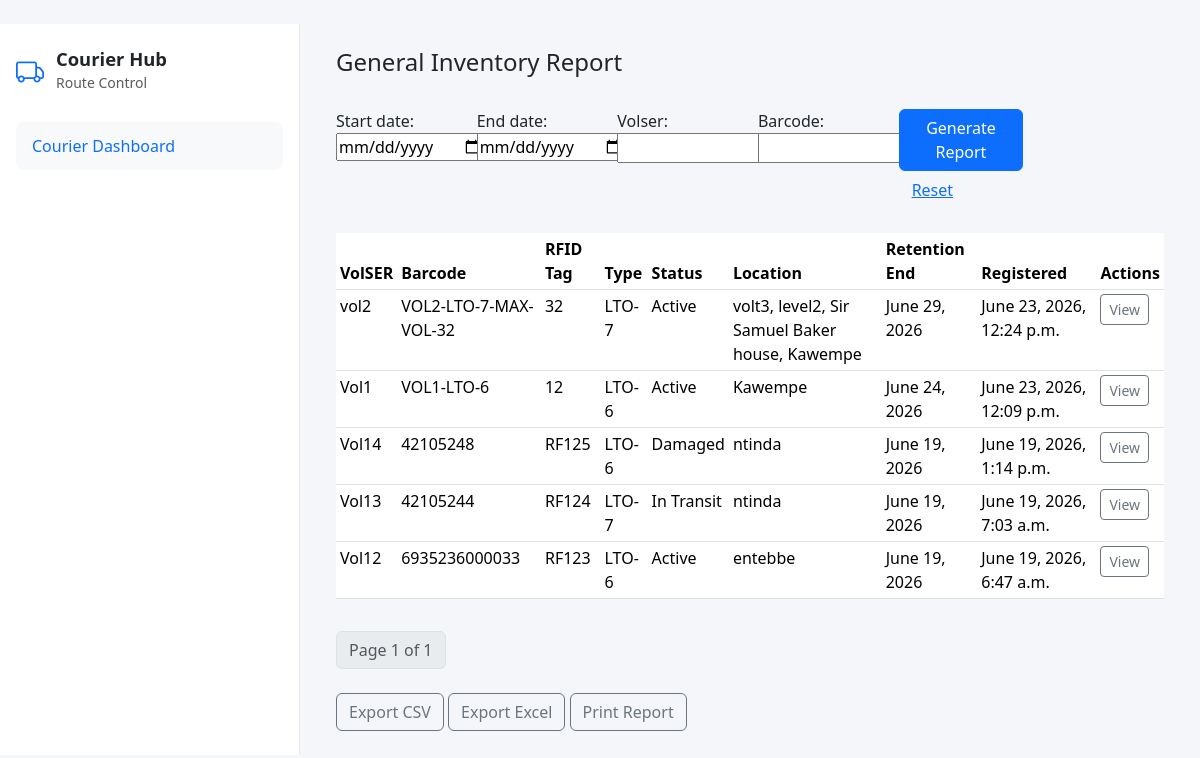
Page /reports/general/ (signed in) on the earlier database version.
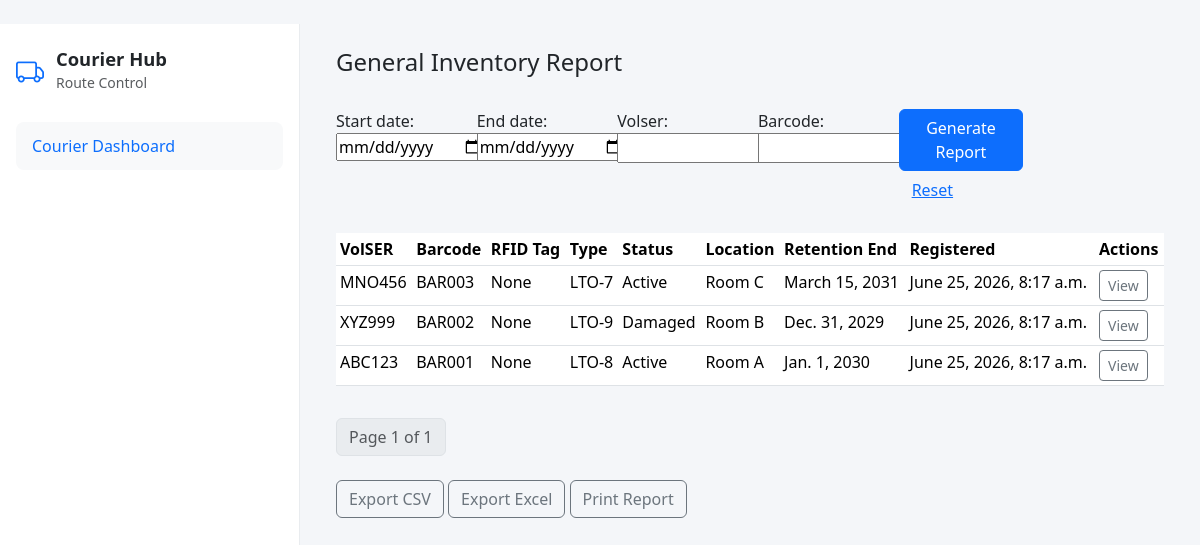
Same page on the later database version.
### inventory/models.py (models this page shows, shortened)
class Tape(models.Model):
    id = models.UUIDField(primary_key=True, default=uuid.uuid4, editable=False)
    TAPE_TYPE_CHOICES = [
        ('LTO-6', 'LTO-6'),
        ('LTO-7', 'LTO-7'),
        ('LTO-8', 'LTO-8'),
        ('LTO-9', 'LTO-9'),
    ]
    STATUS_CHOICES = [
        ('Active', 'Active'),
        ('Retained', 'Retained'),
        ('Off-Site', 'Off-Site'),
        ('In Transit', 'In Transit'),
        ('Scratch Eligible', 'Scratch Eligible'),
        ('Damaged', 'Damaged'),
        ('Missing', 'Missing'),
    ]
    volser = models.CharField(max_length=100, unique=True)
    barcode = models.CharField(max_length=100, unique=True)
    rfid_tag = models.CharField(max_length=100, blank=True, null=True)
    tape_type = models.CharField(max_length=10, choices=TAPE_TYPE_CHOICES)
    manufacturer = models.CharField(max_length=150, blank=True)
    status = models.CharField(max_length=20, choices=STATUS_CHOICES, default='Active')
    current_location = models.CharField(max_length=200, blank=True)
    retention_end_date = models.DateField()
    legal_hold = models.BooleanField(default=False)
    audit_hold = models.BooleanField(default=False)
    remarks = models.TextField(blank=True)
    date_registered = models.DateTimeField(auto_now_add=True)
    class Meta:
        ordering = ['-date_registered']

### inventory/reports_views.py (the view, shortened to what this page needs)
# urls.py: path('general/', views.general_report, name='general-report'),
@login_required
@user_passes_test(user_is_report_viewer)
def general_report(request):
    form = ReportFilterForm(request.GET or None)
    qs = Tape.objects.all().order_by('-date_registered')
    paginator = Paginator(qs, 25)
    page = request.GET.get('page')
    page_obj = paginator.get_page(page)
    if 'generate' in request.GET:
        ReportLog.objects.create(name='General Inventory Report', generated_by=request.user, filters=request.GET.dict())
    context = {
        'form': form,
        'page_obj': page_obj,
        'total_records': qs.count(),
        'generated_by': request.user,
        'generated_at': timezone.now(),
        'date_range': (form.cleaned_data.get('start_date'), form.cleaned_data.get('end_date')) if form.is_valid() else (None, None),
    }
    return render(request, 'general_report.html', context)

### inventory/reports_forms.py (shortened to what this page needs)
class ReportFilterForm(forms.Form):
    start_date = forms.DateField(required=False, widget=forms.DateInput(attrs={'type': 'date'}))
    end_date = forms.DateField(required=False, widget=forms.DateInput(attrs={'type': 'date'}))
    volser = forms.CharField(required=False)
    barcode = forms.CharField(required=False)
    status = forms.ChoiceField(required=False, choices=STATUS_CHOICES)
    location = forms.CharField(required=False)
    custodian = forms.CharField(required=False)
    shipment_id = forms.CharField(required=False)
    shipment_status = forms.CharField(required=False)
    legal_hold = forms.NullBooleanField(required=False)
    audit_hold = forms.NullBooleanField(required=False)
    tape_type = forms.ChoiceField(required=False, choices=TAPE_TYPE_CHOICES)
    min_retention_days = forms.IntegerField(required=False, min_value=0)

### inventory/reports_views.py (called while the page is built)
def user_is_report_viewer(user):
    return user.is_authenticated

### inventory/templates/general_report.html (shortened to what this page needs)
{% extends "base.html" %}
{% load static %}
{% block content %}
<div class="container-fluid p-4">
    <h4>General Inventory Report</h4>
    <form method="get" class="row g-3 mt-3">
        <div class="col-md-2">
            {{ form.start_date.label_tag }}
            {{ form.start_date }}
        </div>
        <div class="col-md-2">
            {{ form.end_date.label_tag }}
            {{ form.end_date }}
        </div>
        <div class="col-md-2">
            {{ form.volser.label_tag }}
            {{ form.volser }}
        </div>
        <div class="col-md-2">
            {{ form.barcode.label_tag }}
            {{ form.barcode }}
        </div>
        <div class="col-md-2 align-self-end">
            <button class="btn btn-primary" type="submit" name="generate">Generate Report</button>
            <a href="{% url 'general-report' %}" class="btn btn-link">Reset</a>
        </div>
    </form>
    <div class="mt-4">
        <div class="table-responsive">
            <table class="table table-hover table-sm">
                <thead>
                    <tr>
                        <th>VolSER</th>
                        <th>Barcode</th>
                        <th>RFID Tag</th>
                        <th>Type</th>
                        <th>Status</th>
                        <th>Location</th>
                        <th>Retention End</th>
                        <th>Registered</th>
                        <th>Actions</th>
                    </tr>
                </thead>
                <tbody>
                    {% for tape in page_obj.object_list %}
                        <tr>
                            <td>{{ tape.volser }}</td>
                            <td>{{ tape.barcode }}</td>
                            <td>{{ tape.rfid_tag }}</td>
                            <td>{{ tape.tape_type }}</td>
                            <td>{{ tape.status }}</td>
                            <td>{{ tape.current_location }}</td>
                            <td>{{ tape.retention_end_date }}</td>
                            <td>{{ tape.date_registered }}</td>
                            <td>
                                <a href="{% url 'report-detail' tape.id %}" class="btn btn-sm btn-outline-secondary">View</a>
                            </td>
                        </tr>
                    {% empty %}
                        <tr><td colspan="9" class="text-center">No records found.</td></tr>
                    {% endfor %}
                </tbody>
            </table>
        </div>
        <div class="mt-3">
            <nav>
                <ul class="pagination">
                    <li class="page-item disabled"><span class="page-link">Page {{ page_obj.number }} of {{ page_obj.paginator.num_pages }}</span></li>
                </ul>
            </nav>
        </div>
    </div>
    <div class="mt-4">
        <a href="{% url 'report-export' %}?type=csv" class="btn btn-outline-secondary">Export CSV</a>
        <a href="{% url 'report-export' %}?type=excel" class="btn btn-outline-secondary">Export Excel</a>
        <a href="{% url 'report-export' %}?type=print" class="btn btn-outline-secondary" target="_blank">Print Report</a>
    </div>
</div>
{% endblock %}

### inventory/templates/base.html (shortened to what this page needs)
{% load static %}
<!DOCTYPE html>
<html lang="en">
<head>
    <link href="https://cdn.jsdelivr.net/npm/bootstrap@5.3.3/dist/css/bootstrap.min.css" rel="stylesheet">
    <link href="https://cdn.jsdelivr.net/npm/bootstrap-icons@1.11.3/font/bootstrap-icons.css" rel="stylesheet">
</head>
<body>
<div class="container-fluid py-3 py-lg-4">
    <div class="row g-4">
        <aside class="col-12 col-xl-3 col-xxl-2 app-sidebar {% block sidebar_class %}{% endblock %}">
            <div id="sidebarPanel" class="sidebar-panel">
                {% block sidebar %}
                <div class="sidebar-logo">
                    <i class="bi bi-truck"></i>
                    <div>
                        <h4>Courier Hub</h4>
                        <small class="text-muted">Route Control</small>
                    </div>
                </div>
                <nav class="nav flex-column sidebar-menu">
                    <a class="nav-link active" href="#">Courier Dashboard</a>
                </nav>
                {% endblock %}
            </div>
        </aside>
        <main class="col-12 col-xl-9 col-xxl-10">
            {% block content %}{% endblock %}
        </main>
    </div>
</div>
</body>
</html>

### inventory/templates/base.html (style rules this page uses)
body { background: #f4f6f9; min-height: 100vh; }
.app-sidebar { min-height: calc(100vh - 72px); background: #ffffff; border-right: 1px solid #e9ecef; padding: 1.5rem 1rem; }
.sidebar-logo { display: flex; align-items: center; margin-bottom: 1.75rem; }
.sidebar-logo .bi { font-size: 1.75rem; color: #0d6efd; margin-right: 0.75rem; }
.sidebar-logo h4 { margin: 0; font-size: 1.15rem; font-weight: 700; }
.sidebar-menu .nav-link { color: #495057; border-radius: 0.5rem; padding: 0.75rem 1rem; }
.sidebar-menu .nav-link:hover, .sidebar-menu .nav-link.active { background-color: #f8f9fa; color: #0d6efd; }
.sidebar-panel { display: block; }

Differences in the rows shown:
removed Tape: volser "vol2", barcode "VOL2-LTO-7-MAX-VOL-32", rfid_tag "32", tape_type "LTO-7", status "Active", current_location "volt3, level2, Sir Samuel Baker house, Kawempe", retention_end_date "June 29, 2026", date_registered "June 23, 2026, 12:24 p.m."
removed Tape: volser "Vol1", barcode "VOL1-LTO-6", rfid_tag "12", tape_type "LTO-6", status "Active", current_location "Kawempe", retention_end_date "June 24, 2026", date_registered "June 23, 2026, 12:09 p.m."
removed Tape: volser "Vol14", barcode "42105248", rfid_tag "RF125", tape_type "LTO-6", status "Damaged", current_location "ntinda", retention_end_date "June 19, 2026", date_registered "June 19, 2026, 1:14 p.m."
removed Tape: volser "Vol13", barcode "42105244", rfid_tag "RF124", tape_type "LTO-7", status "In Transit", current_location "ntinda", retention_end_date "June 19, 2026", date_registered "June 19, 2026, 7:03 a.m."
removed Tape: volser "Vol12", barcode "6935236000033", rfid_tag "RF123", tape_type "LTO-6", status "Active", current_location "entebbe", retention_end_date "June 19, 2026", date_registered "June 19, 2026, 6:47 a.m."
added Tape: volser "MNO456", barcode "BAR003", rfid_tag "None", tape_type "LTO-7", status "Active", current_location "Room C", retention_end_date "March 15, 2031", date_registered "June 25, 2026, 8:17 a.m."
added Tape: volser "XYZ999", barcode "BAR002", rfid_tag "None", tape_type "LTO-9", status "Damaged", current_location "Room B", retention_end_date "Dec. 31, 2029", date_registered "June 25, 2026, 8:17 a.m."
added Tape: volser "ABC123", barcode "BAR001", rfid_tag "None", tape_type "LTO-8", status "Active", current_location "Room A", retention_end_date "Jan. 1, 2030", date_registered "June 25, 2026, 8:17 a.m."
